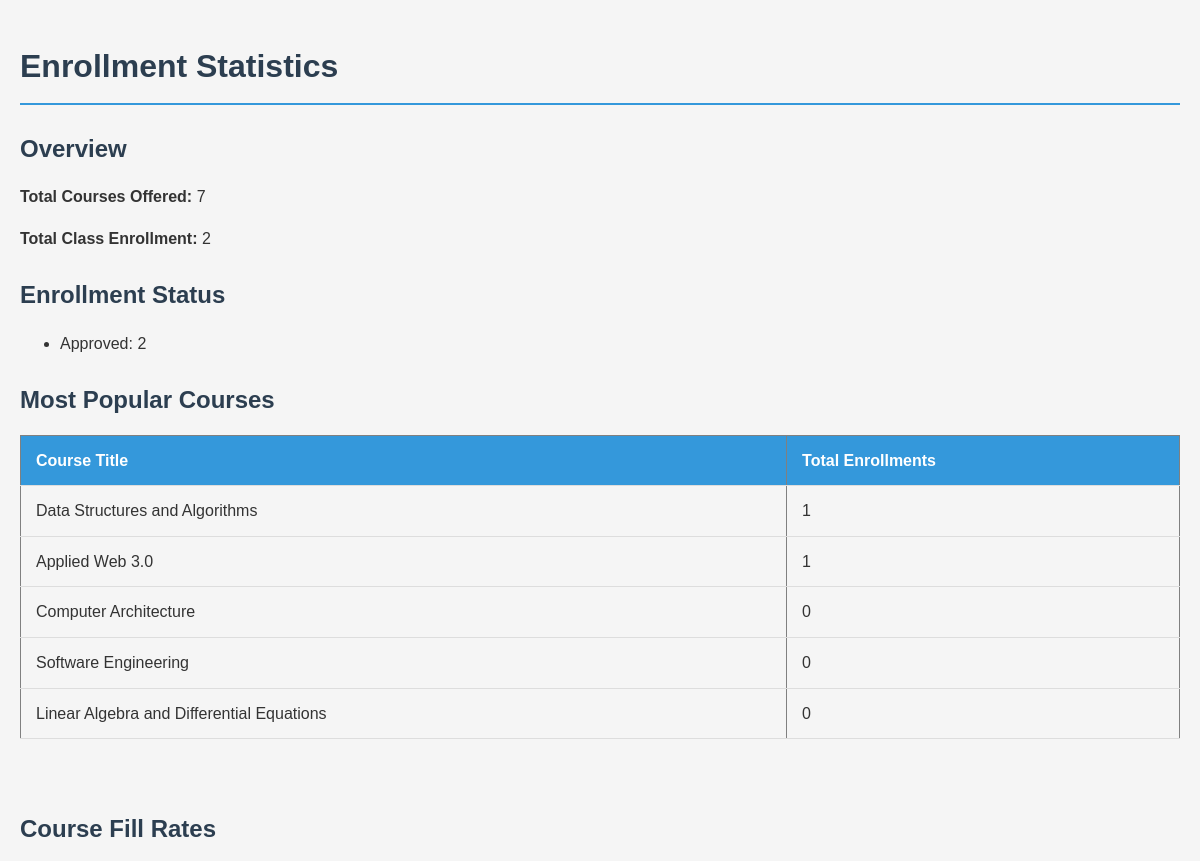
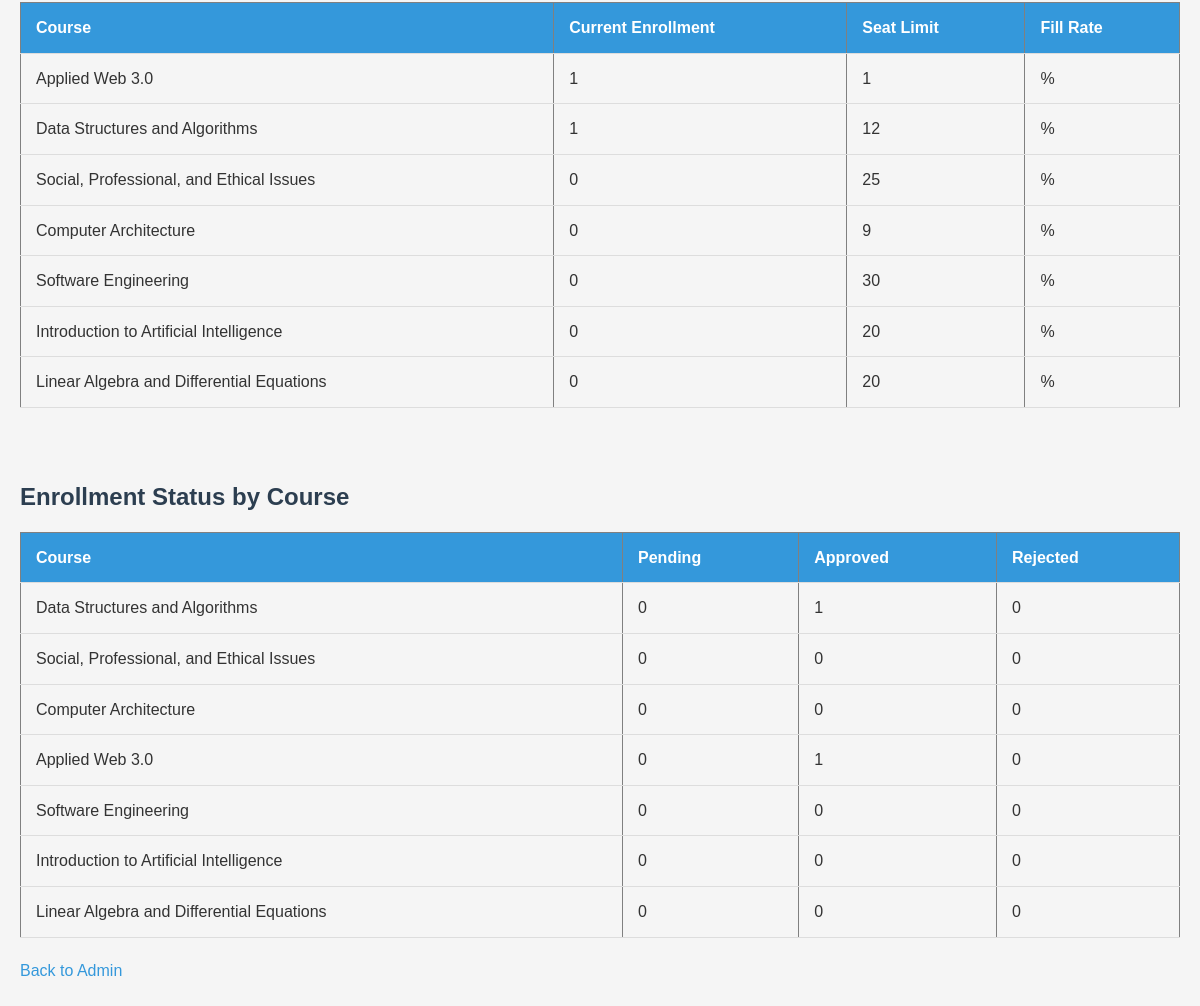
/report/ (signed in), run on the app's committed database (2 pictures, top to bottom).
### administration/models.py (models this page shows, shortened)
class Course(models.Model):
    title = models.CharField(max_length=200)
    code = models.CharField(max_length=20, default='UNKN101')
    description = models.TextField()
    seat_limit = models.PositiveIntegerField()
    prerequisites = models.ManyToManyField('self', blank=True, symmetrical=False)
    instructor = models.ForeignKey(settings.AUTH_USER_MODEL,on_delete=models.SET_NULL, null=True, related_name='courses')

### administration/views.py (the view)
# urls.py: path('report/', report, name='report'),
def report(request):
    if not request.user.is_authenticated or not request.user.is_staff:
        return redirect('home')
    courseCount = Course.objects.count()
    enrollment = Enrollment.objects.count()
    status = Enrollment.objects.values('status').annotate(count=Count('id'))
    popular = Course.objects.annotate(student_count=Count('enrollments')).order_by('-student_count')[:5]
    coursesfill = []
    for course in Course.objects.all():
        enrolled = course.enrollments.filter(status='approved').count()
        fill = (enrolled / course.seat_limit) * 100 if course.seat_limit > 0 else 0
        coursesfill.append({'course': course, 'enrolled': enrolled, 'seat_limit': course.seat_limit, 'fill': round(fill, 1)})
    coursesfill = sorted(coursesfill, key=lambda x: x['fill'], reverse=True)
    status_by_course = {}
    for course in Course.objects.all():
        status_counts = course.enrollments.values('status').annotate(count=Count('id'))
        status_by_course[course.title] = {item['status']: item['count'] for item in status_counts}
    return render(request, 'report.html', {
        'courseCount': courseCount,
        'enrollment': enrollment,
        'status': status,
        'popular_courses': popular,
        'courses_with_fill_rate': coursesfill,
        'status_by_course': status_by_course,
    })

### templates/report.html (shortened to what this page needs)
<!DOCTYPE html>
<html lang="en">
<head>
    {% load static %}
    <link rel="stylesheet" href="{% static 'css/style.css' %}">
</head>
<body>
    <h1>Enrollment Statistics</h1>
    <h2>Overview</h2>
    <p><strong>Total Courses Offered: </strong>{{ courseCount }}</p>
    <p><strong>Total Class Enrollment: </strong>{{ enrollment }}</p>
    <h2>Enrollment Status</h2>
    <ul>
      {% for i in status %}
        <li>{{i.status|capfirst }}: {{i.count}}</li>
      {% empty %}
        <li>No enrollment data available.</li>
      {% endfor %}
    </ul>
    <h2>Most Popular Courses</h2>
    <table border="1">
        <tr>
            <th>Course Title</th>
            <th>Total Enrollments</th>
        </tr>
        {% for course in popular_courses %}
        <tr>
            <td>{{ course.title }}</td>
            <td>{{ course.student_count }}</td>
        </tr>
        {% empty %}
        <tr>
            <td colspan="2">No course data available</td>
        </tr>
        {% endfor %}
    </table>
    <br>
    <h2>Course Fill Rates</h2>
    <table border="1">
        <tr>
            <th>Course</th>
            <th>Current Enrollment</th>
            <th>Seat Limit</th>
            <th>Fill Rate</th>
        </tr>
        {% for course_data in courses_with_fill_rate %}
        <tr>
            <td>{{ course_data.course.title }}</td>
            <td>{{ course_data.enrolled }}</td>
            <td>{{ course_data.seat_limit }}</td>
            <td>{{ course_data.fill_percentage }}%</td>
        </tr>
        {% empty %}
        <tr>
            <td colspan="4">No course fill rate data available</td>
        </tr>
        {% endfor %}
    </table>
    <br>
    <h2>Enrollment Status by Course</h2>
    <table border="1">
        <tr>
            <th>Course</th>
            <th>Pending</th>
            <th>Approved</th>
            <th>Rejected</th>
        </tr>
        {% for course_name, statuses in status_by_course.items %}
        <tr>
            <td>{{ course_name }}</td>
            <td>{{ statuses.pending|default:"0" }}</td>
            <td>{{ statuses.approved|default:"0" }}</td>
            <td>{{ statuses.rejected|default:"0" }}</td>
        </tr>
        {% empty %}
        <tr>
            <td colspan="4">No enrollment status data available</td>
        </tr>
        {% endfor %}
    </table>
    <p><a href="/admin-home/">Back to Admin</a> </p>
</body>
</html>

### static/css/style.css (style rules this page uses)
body { font-family: Arial, Helvetica, sans-serif; background-color: #f5f5f5; color: #333; line-height: 1.6; margin: 0; padding: 20px; }
h1 { color: #2c3e50; border-bottom: 2px solid #3498db; padding-bottom: 10px; margin-bottom: 20px; }
h2 { color: #2c3e50; margin-top: 25px; margin-bottom: 15px; }
table { width: 100%; border-collapse: collapse; margin-bottom: 20px; }
th, td { padding: 12px 15px; text-align: left; border-bottom: 1px solid #ddd; }
th { background-color: #3498db; color: white; }
a { color: #3498db; text-decoration: none; }

### data on the page
Course: title "Data Structures and Algorithms", student_count "1", course "Data Structures and Algorithms", enrolled "1", seat_limit "12", status_by_course "Data Structures and Algorithms"
Course: title "Applied Web 3.0", student_count "1", course "Applied Web 3.0", enrolled "1", seat_limit "1", status_by_course "Applied Web 3.0"
Course: title "Computer Architecture", student_count "0", course "Computer Architecture", enrolled "0", seat_limit "9", status_by_course "Computer Architecture"
Course: title "Software Engineering", student_count "0", course "Software Engineering", enrolled "0", seat_limit "30", status_by_course "Software Engineering"
Course: title "Linear Algebra and Differential Equations", student_count "0", course "Linear Algebra and Differential Equations", enrolled "0", seat_limit "20", status_by_course "Linear Algebra and Differential Equations"
Course: course "Social, Professional, and Ethical Issues", enrolled "0", seat_limit "25", status_by_course "Social, Professional, and Ethical Issues"
Course: course "Introduction to Artificial Intelligence", enrolled "0", seat_limit "20", status_by_course "Introduction to Artificial Intelligence"

### other printed values
{{ courseCount }} "7"
{{ enrollment }} "2"
{{ i.status|capfirst }} "Approved"
{{ i.count }} "2"
{{ statuses.pending|default:"0" }} "0" "0" "0" "0" "0" "0" "0"
{{ statuses.approved|default:"0" }} "1" "0" "0" "1" "0" "0" "0"
{{ statuses.rejected|default:"0" }} "0" "0" "0" "0" "0" "0" "0"
